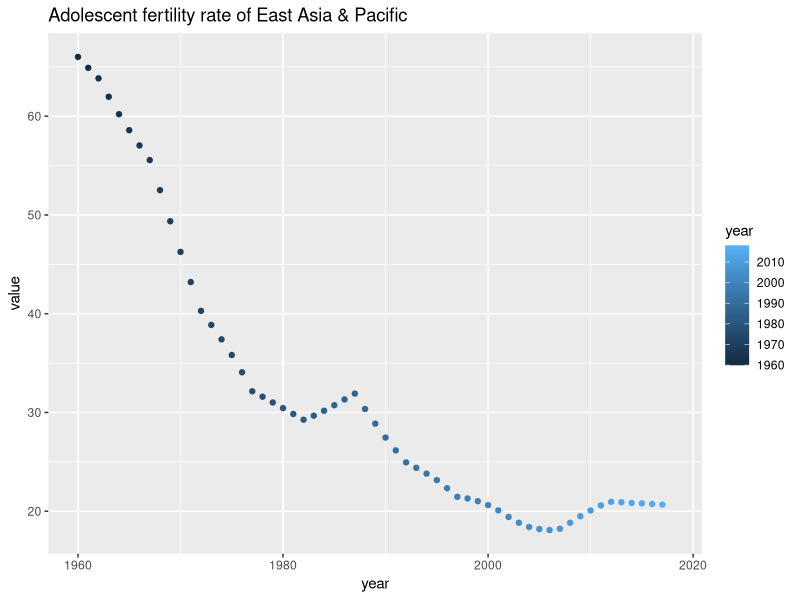
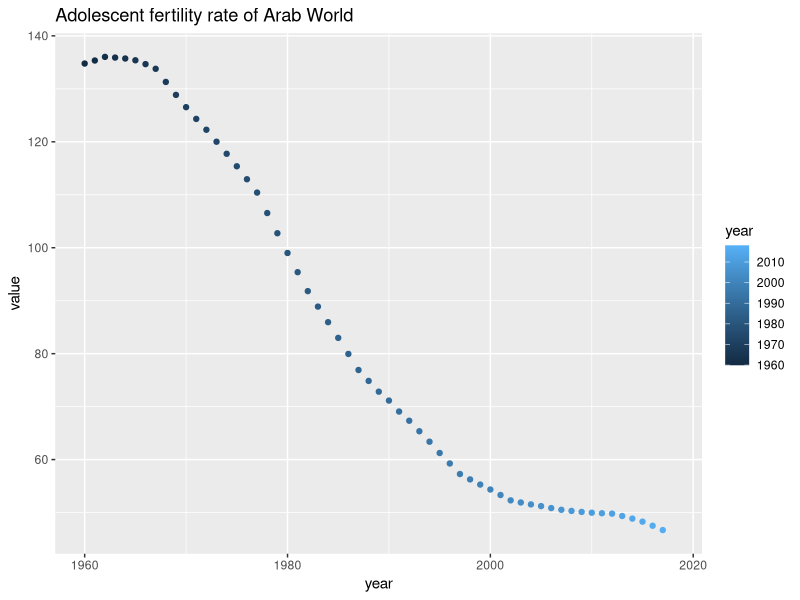
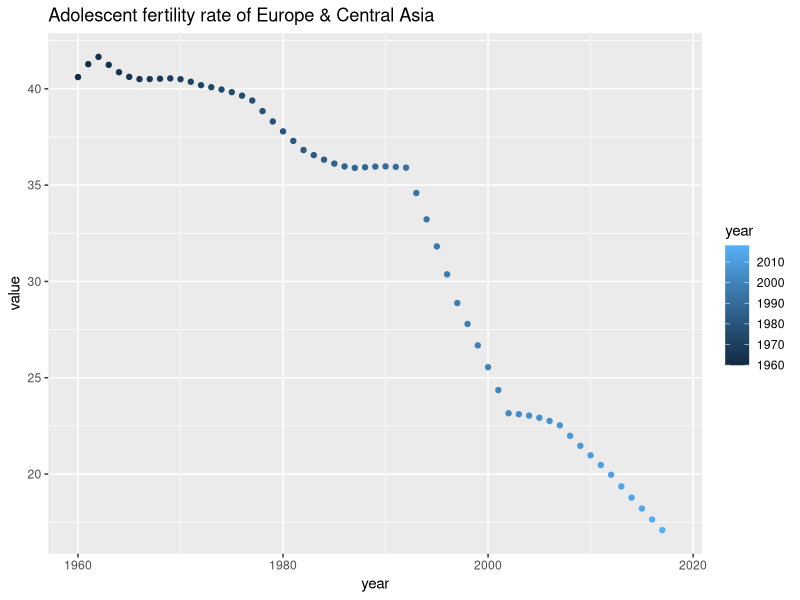
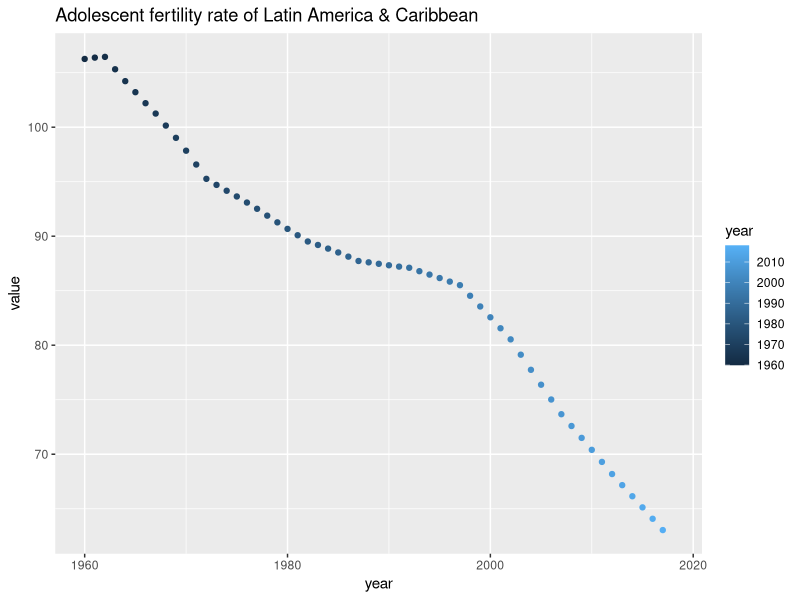
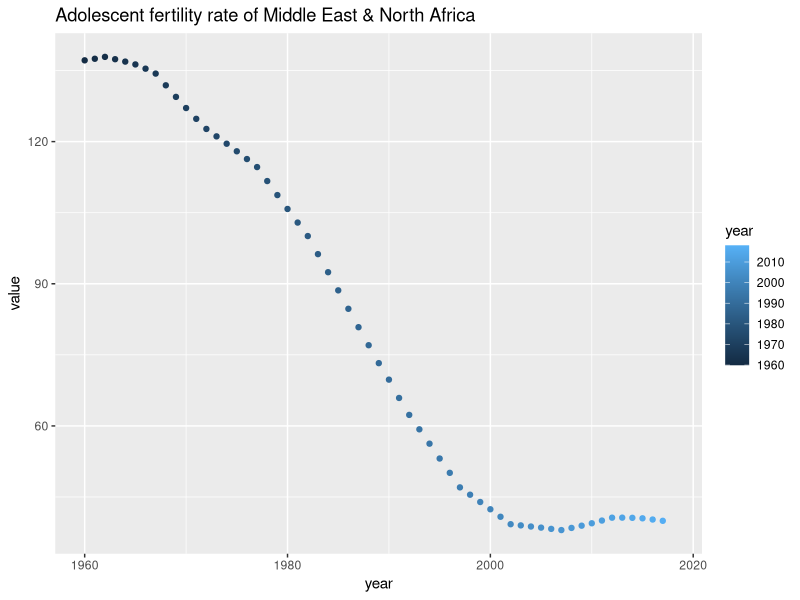
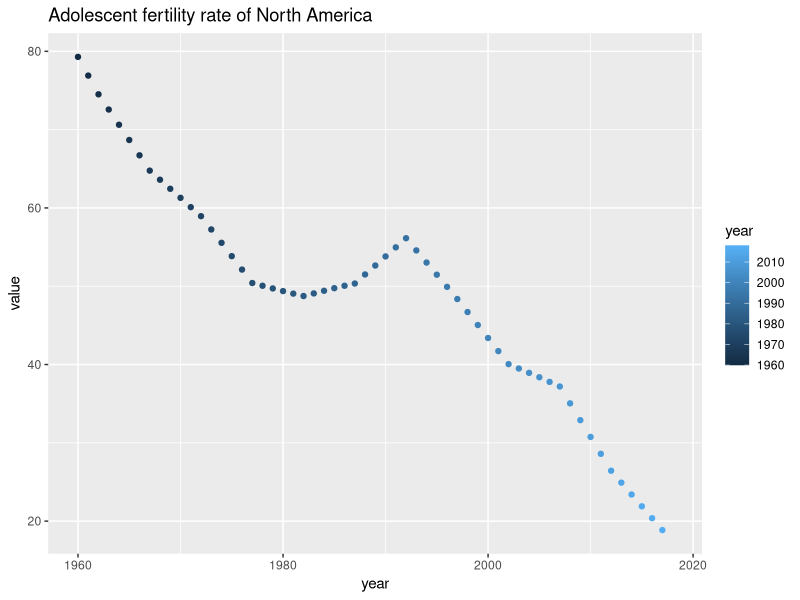
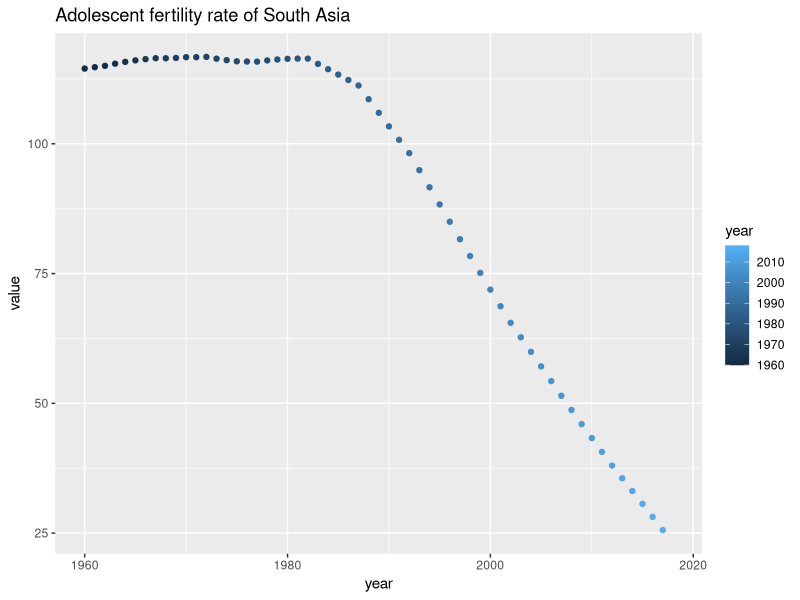
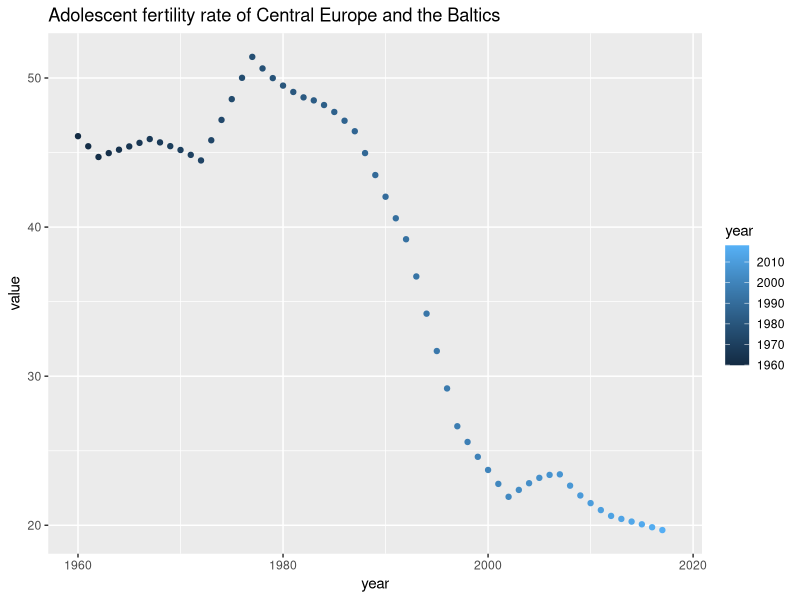

Write the R code that produced these figures, in order.
## ---- chunk 1
library(tidyverse)
## ---- chunk 2
data <- read.csv("data2.csv") 
year <- colnames(data)[5:63]
data_new <- 
  data %>%
  gather(year,key = "year",value = "value")%>%
  select(Series.Name,Country.Name,year,value)
data_new$year <- as.numeric(str_sub(data_new$year,2,5))
data_new$value <- as.numeric(data_new$value) 

data_adolscent_fert_rate <-
  data_new%>%
  filter(Series.Name=="Adolescent fertility rate (births per 1,000 women ages 15-19)")
## ---- chunk 3
East_Asia_Pacific <- 
  data_adolscent_fert_rate%>%
  filter(Country.Name=="East Asia & Pacific")
ggplot(East_Asia_Pacific)+aes(year,value)+geom_point(aes(color=year))+ggtitle("Adolescent fertility rate of East Asia & Pacific")
## ---- chunk 4
Arab_World <- 
  data_adolscent_fert_rate%>%
  filter(Country.Name=="Arab World")
ggplot(Arab_World)+aes(year,value)+geom_point(aes(color=year))+ggtitle("Adolescent fertility rate of Arab World")
## ---- chunk 5
Europe_Central_Asia <- 
  data_adolscent_fert_rate%>%
  filter(Country.Name=="Europe & Central Asia")
ggplot(Europe_Central_Asia)+aes(year,value)+geom_point(aes(color=year))+ggtitle("Adolescent fertility rate of Europe & Central Asia")
## ---- chunk 6
Latin_America_Caribbean <- 
  data_adolscent_fert_rate%>%
  filter(Country.Name=="Latin America & Caribbean")
ggplot(Latin_America_Caribbean)+aes(year,value)+geom_point(aes(color=year))+ggtitle("Adolescent fertility rate of Latin America & Caribbean")
## ---- chunk 7
Middle_East_North_Africa <-
 data_adolscent_fert_rate%>%
  filter(Country.Name=="Middle East & North Africa")
ggplot(Middle_East_North_Africa)+aes(year,value)+geom_point(aes(color=year))+ggtitle("Adolescent fertility rate of Middle East & North Africa")
## ---- chunk 8
North_America <-
   data_adolscent_fert_rate%>%
  filter(Country.Name=="North America")
ggplot(North_America)+aes(year,value)+geom_point(aes(color=year))+ggtitle("Adolescent fertility rate of North America")
## ---- chunk 9
South_Asia <-
   data_adolscent_fert_rate%>%
  filter(Country.Name=="South Asia")
ggplot(South_Asia)+aes(year,value)+geom_point(aes(color=year))+ggtitle("Adolescent fertility rate of South Asia")
## ---- chunk 10
Central_Europe_the_Baltics <-
  data_adolscent_fert_rate%>%
  filter(Country.Name=="Central Europe and the Baltics")
ggplot(Central_Europe_the_Baltics)+aes(year,value)+geom_point(aes(color=year))+ggtitle("Adolescent fertility rate of Central Europe and the Baltics")
## ---- chunk 11
World <-
  data_adolscent_fert_rate%>%
  filter(Country.Name=="World")
ggplot(World)+aes(year,value)+geom_point(aes(color=year))+ggtitle("Adolescent fertility rate of the World")
## ---- chunk 12
low_income <- 
  data_adolscent_fert_rate%>%
  filter(Country.Name=="Low income")
ggplot(low_income)+aes(year,value)+geom_point(aes(color=year))+ggtitle("Adolescent fertility rate of low income countries")

## ---- chunk 13
low_middle_income <- 
  data_adolscent_fert_rate%>%
  filter(Country.Name=="Low & middle income")
ggplot(low_middle_income)+aes(year,value)+geom_point(aes(color=year))+ggtitle("Adolescent fertility rate of low and middle income countries")
## ---- chunk 14
lower_middle_income <- 
  data_adolscent_fert_rate%>%
  filter(Country.Name=="Lower middle income")
ggplot(lower_middle_income)+aes(year,value)+geom_point(aes(color=year))+ggtitle("Adolescent fertility rate of lower middle income countries")
## ---- chunk 15
middle_income <- 
  data_adolscent_fert_rate%>%
  filter(Country.Name=="Middle income")
ggplot(middle_income)+aes(year,value)+geom_point(aes(color=year))+ggtitle("Adolescent fertility rate of middle income countries")
## ---- chunk 16
upper_middle_income <- 
  data_adolscent_fert_rate%>%
  filter(Country.Name=="Upper middle income")
ggplot(upper_middle_income)+aes(year,value)+geom_point(aes(color=year))+ggtitle("Adolescent fertility rate of upper middle income countries")
## ---- chunk 17
high_income <- 
  data_adolscent_fert_rate%>%
  filter(Country.Name=="High income")
ggplot(high_income)+aes(year,value)+geom_point(aes(color=year))+ggtitle("Adolescent fertility rate of high income countries")
